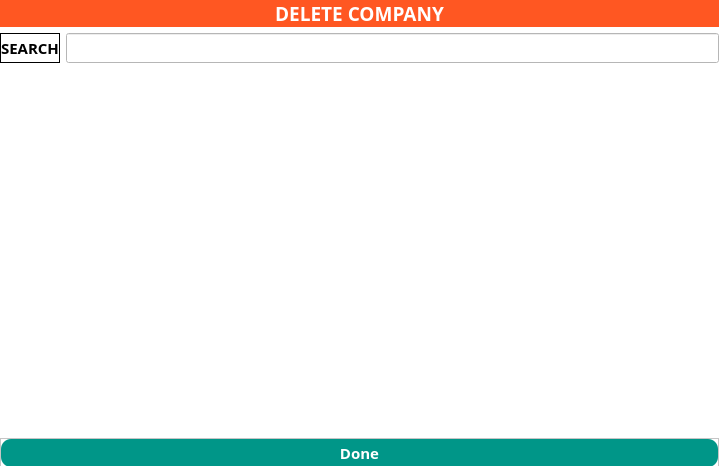
<?xml version="1.0" encoding="UTF-8"?>
<ui version="4.0">
 <class>Form</class>
 <widget class="QWidget" name="Form">
  <property name="geometry">
   <rect>
    <x>0</x>
    <y>0</y>
    <width>719</width>
    <height>466</height>
   </rect>
  </property>
  <property name="windowTitle">
   <string>Form</string>
  </property>
  <property name="styleSheet">
   <string notr="true">background-color: rgb(255, 255, 255);</string>
  </property>
  <layout class="QGridLayout" name="gridLayout">
   <property name="leftMargin">
    <number>0</number>
   </property>
   <property name="topMargin">
    <number>0</number>
   </property>
   <property name="rightMargin">
    <number>0</number>
   </property>
   <property name="bottomMargin">
    <number>0</number>
   </property>
   <item row="0" column="0">
    <widget class="QLabel" name="title">
     <property name="font">
      <font>
       <family>Open Sans</family>
       <pointsize>11</pointsize>
       <weight>75</weight>
       <bold>true</bold>
       <stylestrategy>PreferAntialias</stylestrategy>
      </font>
     </property>
     <property name="styleSheet">
      <string notr="true">background-color:rgb(255,87,34);
color: rgb(255, 255, 255);</string>
     </property>
     <property name="text">
      <string>&lt;html&gt;&lt;head/&gt;&lt;body&gt;&lt;p&gt;&lt;span style=&quot; font-size:14pt;&quot;&gt;DELETE COMPANY&lt;/span&gt;&lt;/p&gt;&lt;/body&gt;&lt;/html&gt;</string>
     </property>
     <property name="alignment">
      <set>Qt::AlignCenter</set>
     </property>
    </widget>
   </item>
   <item row="1" column="0">
    <widget class="QWidget" name="widget" native="true">
     <property name="minimumSize">
      <size>
       <width>0</width>
       <height>30</height>
      </size>
     </property>
     <property name="maximumSize">
      <size>
       <width>16777215</width>
       <height>30</height>
      </size>
     </property>
     <layout class="QGridLayout" name="gridLayout_3">
      <property name="leftMargin">
       <number>0</number>
      </property>
      <property name="topMargin">
       <number>0</number>
      </property>
      <property name="rightMargin">
       <number>0</number>
      </property>
      <property name="bottomMargin">
       <number>0</number>
      </property>
      <item row="0" column="0">
       <widget class="QLabel" name="label">
        <property name="sizePolicy">
         <sizepolicy hsizetype="Preferred" vsizetype="Preferred">
          <horstretch>0</horstretch>
          <verstretch>0</verstretch>
         </sizepolicy>
        </property>
        <property name="minimumSize">
         <size>
          <width>0</width>
          <height>30</height>
         </size>
        </property>
        <property name="maximumSize">
         <size>
          <width>150</width>
          <height>16777215</height>
         </size>
        </property>
        <property name="font">
         <font>
          <family>Open Sans</family>
          <pointsize>11</pointsize>
          <weight>75</weight>
          <bold>true</bold>
          <stylestrategy>PreferAntialias</stylestrategy>
         </font>
        </property>
        <property name="frameShape">
         <enum>QFrame::Box</enum>
        </property>
        <property name="text">
         <string>SEARCH</string>
        </property>
        <property name="alignment">
         <set>Qt::AlignCenter</set>
        </property>
       </widget>
      </item>
      <item row="0" column="1">
       <widget class="QLineEdit" name="Searchbar">
        <property name="sizePolicy">
         <sizepolicy hsizetype="Expanding" vsizetype="Expanding">
          <horstretch>0</horstretch>
          <verstretch>0</verstretch>
         </sizepolicy>
        </property>
       </widget>
      </item>
     </layout>
    </widget>
   </item>
   <item row="3" column="0">
    <widget class="QFrame" name="frame">
     <property name="sizePolicy">
      <sizepolicy hsizetype="Preferred" vsizetype="Preferred">
       <horstretch>0</horstretch>
       <verstretch>0</verstretch>
      </sizepolicy>
     </property>
     <property name="minimumSize">
      <size>
       <width>0</width>
       <height>30</height>
      </size>
     </property>
     <property name="maximumSize">
      <size>
       <width>16777215</width>
       <height>26</height>
      </size>
     </property>
     <property name="font">
      <font>
       <family>Open Sans</family>
       <stylestrategy>PreferAntialias</stylestrategy>
      </font>
     </property>
     <property name="frameShape">
      <enum>QFrame::StyledPanel</enum>
     </property>
     <property name="frameShadow">
      <enum>QFrame::Raised</enum>
     </property>
     <layout class="QGridLayout" name="gridLayout_2">
      <property name="leftMargin">
       <number>0</number>
      </property>
      <property name="topMargin">
       <number>0</number>
      </property>
      <property name="rightMargin">
       <number>0</number>
      </property>
      <property name="bottomMargin">
       <number>0</number>
      </property>
      <item row="0" column="0">
       <widget class="QPushButton" name="savebutton">
        <property name="sizePolicy">
         <sizepolicy hsizetype="Minimum" vsizetype="Expanding">
          <horstretch>0</horstretch>
          <verstretch>0</verstretch>
         </sizepolicy>
        </property>
        <property name="font">
         <font>
          <family>Open Sans</family>
          <pointsize>11</pointsize>
          <weight>75</weight>
          <bold>true</bold>
          <stylestrategy>PreferAntialias</stylestrategy>
         </font>
        </property>
        <property name="styleSheet">
         <string notr="true">color: rgb(255, 255, 255);
background-color:rgb(0,150,136);
border-radius:10;</string>
        </property>
        <property name="text">
         <string>Done</string>
        </property>
        <property name="icon">
         <iconset>
          <normaloff>../../../Resources/Images/check-mark.png</normaloff>../../../Resources/Images/check-mark.png</iconset>
        </property>
       </widget>
      </item>
     </layout>
    </widget>
   </item>
   <item row="2" column="0">
    <widget class="QTableView" name="Companydisplay">
     <property name="font">
      <font>
       <family>Open Sans</family>
       <pointsize>10</pointsize>
       <stylestrategy>PreferAntialias</stylestrategy>
      </font>
     </property>
     <property name="frameShape">
      <enum>QFrame::NoFrame</enum>
     </property>
     <property name="frameShadow">
      <enum>QFrame::Sunken</enum>
     </property>
     <property name="midLineWidth">
      <number>9</number>
     </property>
     <property name="sizeAdjustPolicy">
      <enum>QAbstractScrollArea::AdjustToContents</enum>
     </property>
     <property name="showGrid">
      <bool>true</bool>
     </property>
     <property name="gridStyle">
      <enum>Qt::DashLine</enum>
     </property>
     <property name="sortingEnabled">
      <bool>true</bool>
     </property>
     <property name="wordWrap">
      <bool>true</bool>
     </property>
     <attribute name="horizontalHeaderMinimumSectionSize">
      <number>100</number>
     </attribute>
     <attribute name="horizontalHeaderDefaultSectionSize">
      <number>150</number>
     </attribute>
     <attribute name="horizontalHeaderHighlightSections">
      <bool>false</bool>
     </attribute>
     <attribute name="horizontalHeaderStretchLastSection">
      <bool>true</bool>
     </attribute>
     <attribute name="verticalHeaderCascadingSectionResizes">
      <bool>false</bool>
     </attribute>
     <attribute name="verticalHeaderDefaultSectionSize">
      <number>26</number>
     </attribute>
     <attribute name="verticalHeaderHighlightSections">
      <bool>true</bool>
     </attribute>
    </widget>
   </item>
  </layout>
 </widget>
 <resources/>
 <connections/>
</ui>
